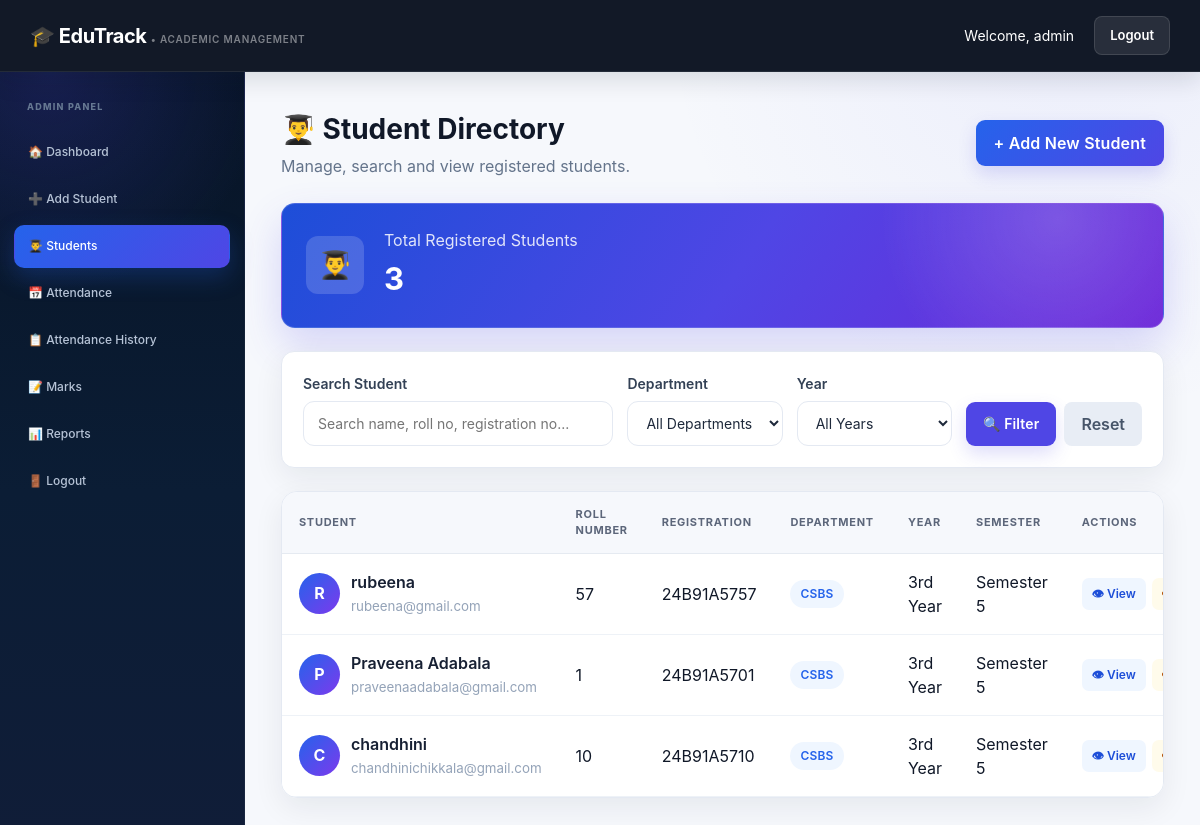
The app's page /view_students.php (signed in), older data.
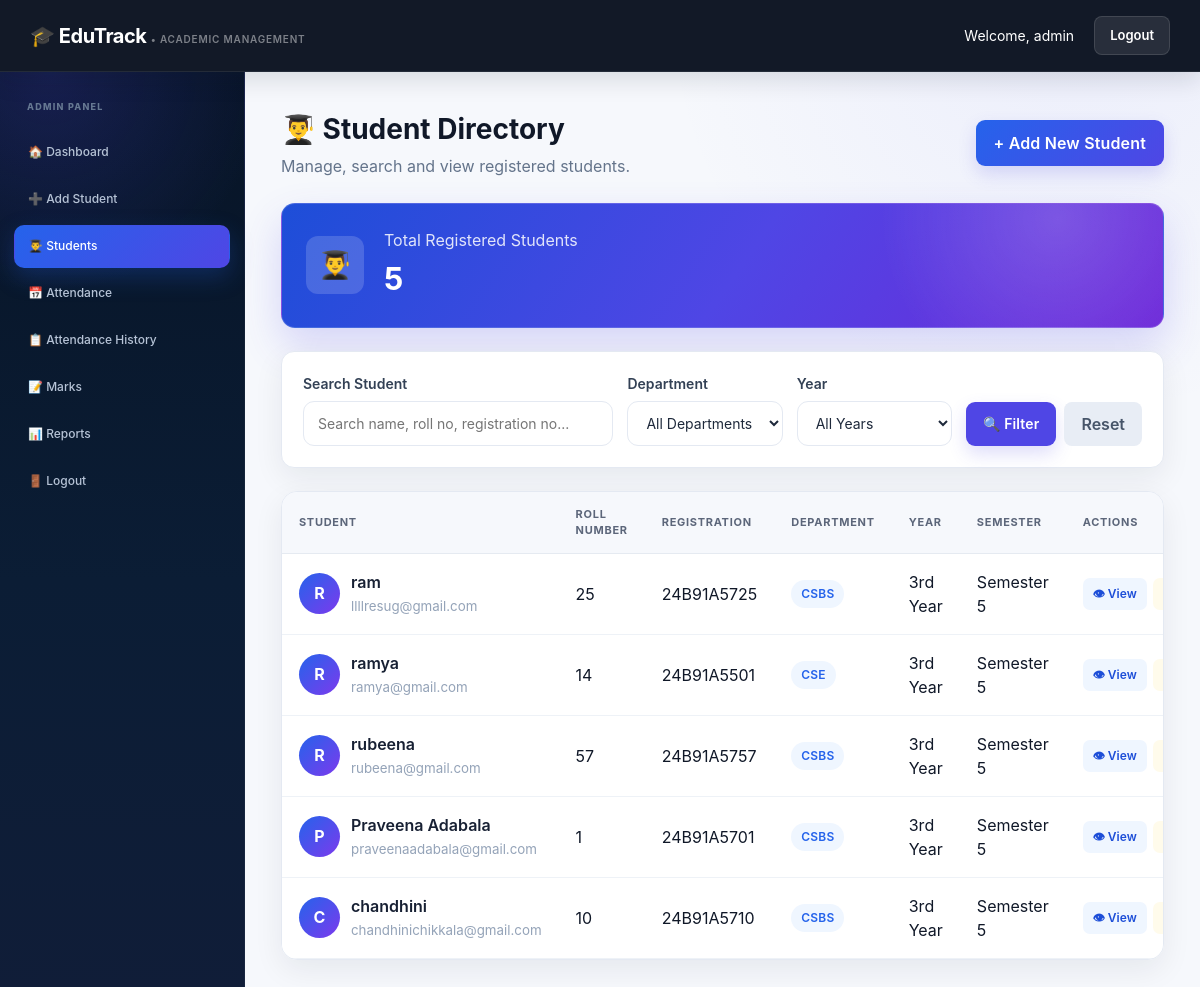
The same page, newer data.
### tables this page shows
CREATE TABLE `students` (
  `id` int(11) NOT NULL,
  `name` varchar(100) NOT NULL,
  `roll_no` varchar(50) NOT NULL,
  `registration_no` varchar(50) DEFAULT NULL,
  `dob` date DEFAULT NULL,
  `gender` varchar(20) DEFAULT NULL,
  `department` varchar(100) NOT NULL,
  `section` varchar(10) DEFAULT NULL,
  `year` varchar(20) DEFAULT NULL,
  `semester` varchar(20) DEFAULT NULL,
  `email` varchar(100) NOT NULL,
  `phone` varchar(15) NOT NULL,
  `address` text DEFAULT NULL,
  `username` varchar(100) DEFAULT NULL,
  `password` varchar(255) DEFAULT NULL,
  `verification_token` varchar(255) DEFAULT NULL,
  `email_verified` tinyint(1) NOT NULL DEFAULT 0
);

### view_students.php (the view, shortened to what this page needs)
<?php
include "db.php";
$search =
    isset($_GET["search"])
    ? trim($_GET["search"])
    : "";
$sql = "SELECT * FROM students WHERE 1=1";
$sql .= " ORDER BY id DESC";
$result =
    mysqli_query(
        $conn,
        $sql
    );
$count_result =
    mysqli_query(
        $conn,
        "SELECT COUNT(*) AS total
         FROM students"
    );
$count_row =
    mysqli_fetch_assoc(
        $count_result
    );
$total_students =
    $count_row["total"];
?>
<!DOCTYPE html>
<html lang="en">
<head>
<link
    rel="stylesheet"
    href="css/style.css"
>
</head>
<body class="edutrack-admin">
<div class="navbar">
<div>
<h2>
🎓 EduTrack
</h2>
</div>
<div>
<span>
Welcome,
<?php
echo htmlspecialchars(
    $_SESSION["admin"]
);
?>
</span>
<a
    href="logout.php"
    class="logout-btn"
>
Logout
</a>
</div>
</div>
<div class="main-layout">
<div class="sidebar">
<h3>
ADMIN PANEL
</h3>
<a href="dashboard.php">
🏠 Dashboard
</a>
<a href="add_student.php">
➕ Add Student
</a>
<a
    href="view_students.php"
    class="active"
>
👨‍🎓 Students
</a>
<a href="attendance.php">
📅 Attendance
</a>
<a href="attendance_history.php">
📋 Attendance History
</a>
<a href="marks.php">
📝 Marks
</a>
<a href="reports.php">
📊 Reports
</a>
<a href="logout.php">
🚪 Logout
</a>
</div>
<div class="main-content">
<div class="student-page-heading">
<div>
<h1>
👨‍🎓 Student Directory
</h1>
<p>
Manage, search and view
registered students.
</p>
</div>
<a
    href="add_student.php"
    class="primary-action-btn"
>
+ Add New Student
</a>
</div>
<div class="student-summary">
<div class="summary-icon">
👨‍🎓
</div>
<div>
<span>
Total Registered Students
</span>
<h2>
<?php
echo $total_students;
?>
</h2>
</div>
</div>
<div class="filter-card">
<form
    method="GET"
    class="advanced-filter-form"
>
<div class="filter-search">
<label>
Search Student
</label>
<input
    type="text"
    id="studentSearch"
    name="search"
    value="<?php
        echo htmlspecialchars(
            $search
        );
    ?>"
    placeholder="Search name, roll no, registration no..."
    onkeyup="liveSearch()"
>
</div>
<div>
<label>
Department
</label>
<select name="department">
<option value="">
All Departments
</option>
</select>
</div>
<div>
<label>
Year
</label>
<select name="year">
<option value="">
All Years
</option>
</select>
</div>
<div class="filter-buttons">
<button
    type="submit"
    class="filter-button"
>
🔍 Filter
</button>
<a
    href="view_students.php"
    class="reset-button"
>
Reset
</a>
</div>
</form>
</div>
<div class="student-table-card">
<table
    class="student-directory-table"
    id="studentTable"
>
<thead>
<tr>
<th>
Student
</th>
<th>
Roll Number
</th>
<th>
Registration
</th>
<th>
Department
</th>
<th>
Year
</th>
<th>
Semester
</th>
<th>
Actions
</th>
</tr>
</thead>
<tbody>
<?php
if (
    mysqli_num_rows($result) > 0
) {
while (
    $row =
    mysqli_fetch_assoc($result)
) {
?>
<tr>
<td>
<div class="student-cell">
<div class="mini-avatar">
<?php
echo strtoupper(
    substr(
        $row["name"],
        0,
        1
    )
);
?>
</div>
<div>
<a
    href="student_profile.php?id=<?php echo $row["id"]; ?>"
    class="student-name-link"
>
<?php
echo htmlspecialchars(
    $row["name"]
);
?>
</a>
<small>
<?php
echo htmlspecialchars(
    $row["email"]
);
?>
</small>
</div>
</div>
</td>
<td>
<?php
echo htmlspecialchars(
    $row["roll_no"]
);
?>
</td>
<td>
<?php
echo htmlspecialchars(
    $row["registration_no"]
);
?>
</td>
<td>
<span class="department-pill">
<?php
echo htmlspecialchars(
    $row["department"]
);
?>
</span>
</td>
<td>
<?php
echo htmlspecialchars(
    $row["year"]
);
?>
</td>
<td>
Semester
<?php
echo htmlspecialchars(
    $row["semester"]
);
?>
</td>
<td>
<div class="table-actions">
<a
    href="student_profile.php?id=<?php echo $row["id"]; ?>"
    class="view-action"
    title="View Student"
>
👁 View
</a>
<a
    href="edit_student.php?id=<?php echo $row["id"]; ?>"
    class="edit-action"
    title="Edit Student"
>
</a>
</div>
</td>
</tr>
<?php
}
}
?>
</tbody>
</table>
</div>
</div>
</div>
</body>
</html>

Row changes from the older to the newer data that the page shows:
added students: name "R", name "ram", email "llllresug@gmail.com", roll_no "25", registration_no "24B91A5725", department "CSBS", year "3rd Year", semester "5"
added students: name "R", name "ramya", email "ramya@gmail.com", roll_no "14", registration_no "24B91A5501", department "CSE", year "3rd Year", semester "5"
Text that changed along with them:
$total_students: "3" → "5"
